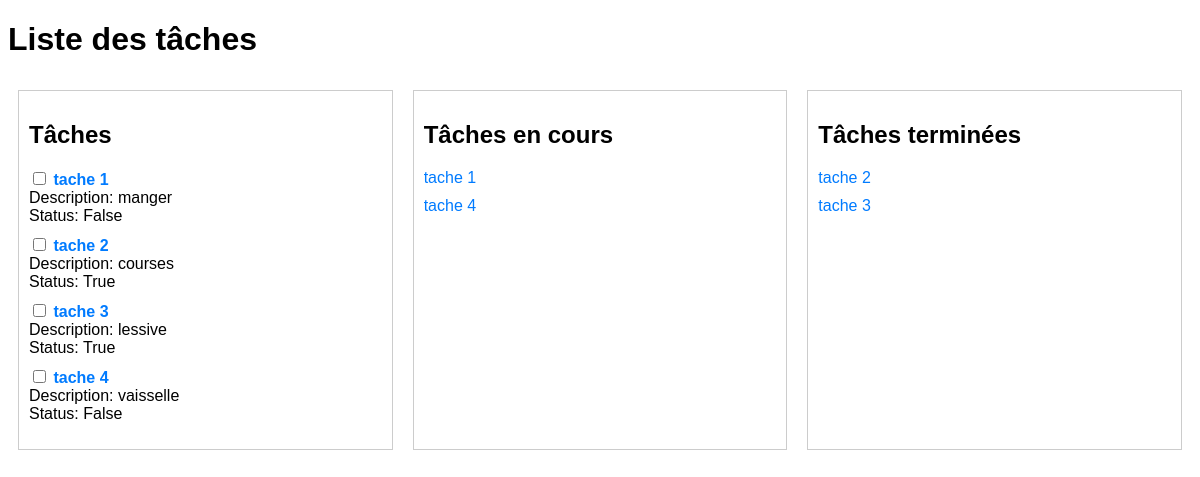
Before: / with the older database file.
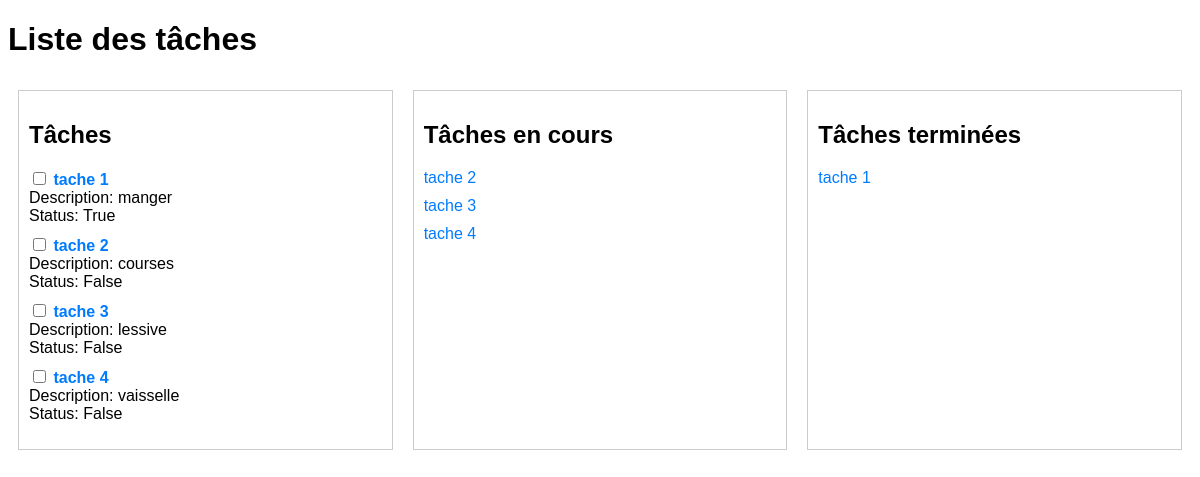
After: the same page with the newer database file.
### tasks/models.py (models this page shows)
class Task(models.Model):
    created = models.DateTimeField(auto_now_add=True)
    title = models.CharField(max_length=100, blank=True, default='')
    description = models.CharField(max_length=100, blank=True, default='')
    status = models.BooleanField(default=False)

### tasks/views.py (the view)
# urls.py: path('', views.index, name="index"),
def index(request, pk=None, status=None):
    tasks = Task.objects.all()  # Récupère toutes les tâches depuis la base de données
    if request.method == 'GET':
        task = Task.objects.filter(id=pk)
        task.update(status=status)
    return render(request, 'tasks/index.html', {'tasks': tasks})

### tasks/templates/tasks/index.html (shortened to what this page needs)
<!DOCTYPE html>
<html lang="en">
<head>
    {% load static %}
    <link rel="stylesheet" type="text/css" href="{% static 'tasks/styles.css' %}">
</head>
<body>
    <h1>Liste des tâches</h1>
    <div class="column-container">
        <div class="column">
            <h2>Tâches</h2>
            <ul>
                {% for task in tasks %}
                    <li>
                        <input type="checkbox" hx-get="tasks/{{ task.id }}/{% if task.status %}0{% else %}1 {%endif%}">
                        <a href="{% url 'detail' task.pk %}"><strong>{{ task.title }}</strong></a><br>
                        Description: {{ task.description }} <br>
                        Status: {{task.status}}
                    </li>
                {% endfor %}
            </ul>
        </div>
          <div class="column">
            <h2>Tâches en cours</h2>
            <ul>
                {% for task in tasks %}
                    {% if not task.status %}
                        <li><a href="{% url 'detail' task.pk %}">{{ task.title }}</a></li>
                    {% endif %}
                {% endfor %}
            </ul>
        </div>
        <div class="column">
            <h2>Tâches terminées</h2>
            <ul>
                {% for task in tasks %}
                    {% if task.status %}
                        <li><a href="{% url 'detail' task.pk %}">{{ task.title }}</a></li>
                    {% endif %}
                {% endfor %}
            </ul>
        </div>
    </div>
</body>
</html>

### tasks/static/tasks/styles.css (style rules this page uses)
body { font-family: Arial, sans-serif; }
.column-container { display: flex; }
.column { flex: 1; padding: 10px; margin: 10px; border: 1px solid #ccc; }
.column ul { list-style-type: none; padding: 0; }
.column li { margin-bottom: 10px; }
.column a { color: #007bff; text-decoration: none; }

Changed rows visible on the page:
changed Task "tache 1": status "False" → "True"; moves from the list under "Tâches en cours" to the list under "Tâches terminées"
changed Task "tache 2": status "True" → "False"; moves from the list under "Tâches terminées" to the list under "Tâches en cours"
changed Task "tache 3": status "True" → "False"; moves from the list under "Tâches terminées" to the list under "Tâches en cours"
